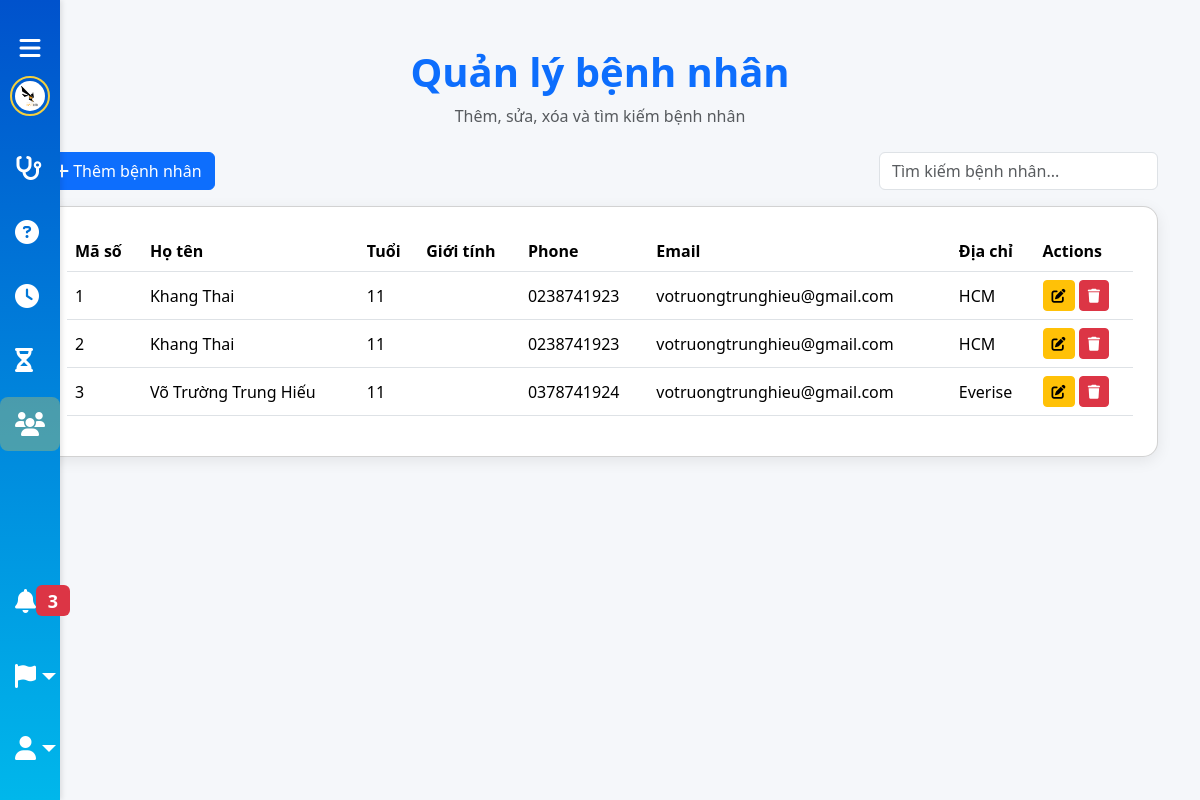
/patient-management (signed in), run on the app's committed database.
### tables this page shows
CREATE TABLE patients (
            id INTEGER PRIMARY KEY AUTOINCREMENT,
            name TEXT NOT NULL,
            age INTEGER,
            gender TEXT,
            phone TEXT,
            email TEXT,
            address TEXT,
            creator_id INTEGER NOT NULL
        );

### app.py (the view)
@app.route("/patient-management")
def patient_management():
    if 'user_id' not in session:
        flash("Vui lòng đăng nhập", "danger")
        return redirect(url_for('index'))
    user_id = session['user_id']
    conn = get_db_conn()
    patients = conn.execute(
        "SELECT * FROM patients WHERE creator_id = ?",
        (user_id,)
    ).fetchall()
    conn.close()
    return render_template("patient_management.html", patients=patients)

### app.py (called while the page is built)
def get_db_conn():
    conn = sqlite3.connect(DB_FILE)
    conn.row_factory = sqlite3.Row
    return conn

### templates/patient_management.html (shortened to what this page needs)
<!DOCTYPE html>
<html lang="en">
<head>
  <link href="https://cdn.jsdelivr.net/npm/bootstrap@5.3.2/dist/css/bootstrap.min.css" rel="stylesheet">
  <link rel="stylesheet" href="https://cdnjs.cloudflare.com/ajax/libs/font-awesome/6.4.2/css/all.min.css">
  <link rel="stylesheet" href="{{ url_for('static', filename='sidebar.css') }}">
</head>
<body class="sidebar-collapsed" data-page="patient-management">
  {% include "sidebar.html" %}
  <div class="content">
    <div class="container py-5">
      <div class="text-center mb-4">
        <h1 class="fw-bold text-primary">Quản lý bệnh nhân</h1>
        <p class="text-muted">Thêm, sửa, xóa và tìm kiếm bệnh nhân</p>
      </div>
      <div class="mb-3 d-flex justify-content-between">
        <button class="btn btn-primary" data-bs-toggle="modal" data-bs-target="#addPatientModal">
          <i class="fas fa-plus"></i> Thêm bệnh nhân
        </button>
        <input type="text" id="searchInput" class="form-control w-25" placeholder="Tìm kiếm bệnh nhân...">
      </div>
      <div class="card p-4">
        <div class="table-responsive">
          <table class="table table-hover">
            <thead>
              <tr>
                <th>Mã số</th>
                <th>Họ tên</th>
                <th>Tuổi</th>
                <th>Giới tính</th>
                <th>Phone</th>
                <th>Email</th>
                <th>Địa chỉ</th>
                <th>Actions</th>
              </tr>
            </thead>
            <tbody>
              {% for p in patients %}
              <tr>
                <td>{{ p.id }}</td>
                <td>{{ p.name }}</td>
                <td>{{ p.age }}</td>
                <td>{{ p.gender }}</td>
                <td>{{ p.phone }}</td>
                <td>{{ p.email }}</td>
                <td>{{ p.address }}</td>
                <td>
                  <button class="btn btn-sm btn-warning edit-btn" data-bs-toggle="modal" data-bs-target="#editPatientModal"
                    data-id="{{ p.id }}" data-name="{{ p.name }}" data-age="{{ p.age }}" data-gender="{{ p.gender }}"
                    data-phone="{{ p.phone }}" data-email="{{ p.email }}" data-address="{{ p.address }}">
                    <i class="fas fa-edit"></i>
                  </button>
                  <form action="{{ url_for('delete_patient', id=p.id) }}" method="POST" class="d-inline">
                    <button type="submit" class="btn btn-sm btn-danger" onclick="return confirm('Bạn có chắc muốn xóa?')">
                      <i class="fas fa-trash"></i>
                    </button>
                  </form>
                </td>
              </tr>
              {% endfor %}
            </tbody>
          </table>
        </div>
      </div>
    </div>
  </div>
</body>
</html>

### templates/patient_management.html (style rules this page uses)
body { background: #f5f7fa; }
.card { border-radius: 15px; box-shadow: 0px 4px 15px rgba(0,0,0,0.08); }
.table td, .table th { vertical-align: middle; }
#searchInput { max-width: 300px; }

### data on the page
patients: id "1", name "Khang Thai", age "11", phone "0238741923", email "votruongtrunghieu@gmail.com", address "HCM"
patients: id "2", name "Khang Thai", age "11", phone "0238741923", email "votruongtrunghieu@gmail.com", address "HCM"
patients: id "3", name "Võ Trường Trung Hiếu", age "11", phone "0378741924", email "votruongtrunghieu@gmail.com", address "Everise"
